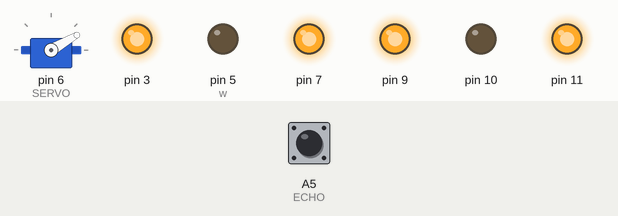
Recording of a sketch running on a simulated Arduino Uno, built with avr-gcc and run on an emulated ATmega328P. Parts: servo, output pins drawn as LEDs (lit = HIGH). The inputs (shaded band) are chosen by the test bench; at power-on: A5 (ECHO) LOW. Pins used as bus, display or sensor lines are not drawn; what the sketch prints to the serial monitor is not drawn.

Above: at 1.2 s.
1.3 s: A5 (ECHO) pulsed HIGH 2 times (0.12 s each, 0.3 s apart)
At 2.5 s:
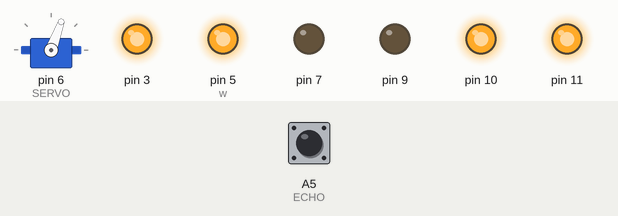
At 3.9 s:
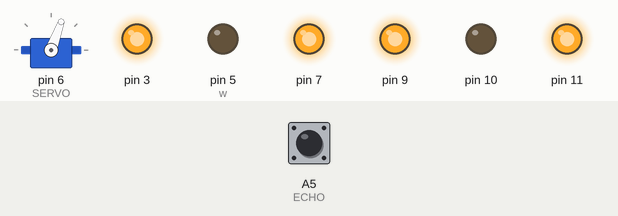
4.2 s: A5 (ECHO) pulsed HIGH 5 times (0.12 s each, 0.3 s apart)
At 6.8 s:
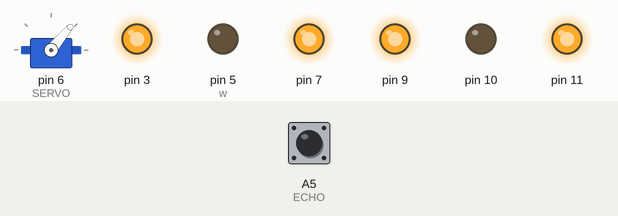
Timing chart, 0 to 8.3 s (numbered marks = the images above; inputs shaded):
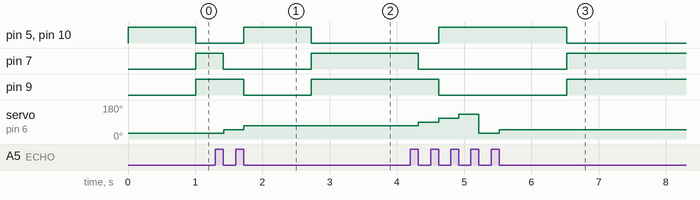

Measured:
- after the input at 1.3 s, pin 5 (w), pin 10: LOW → HIGH after 0.42 s, → LOW 1.0 s later; pin 7: HIGH → LOW after 0.12 s, → HIGH 1.3 s later; pin 9: HIGH → LOW after 0.42 s, → HIGH 1.0 s later; servo on pin 6 (SERVO): 30° → 50° after 0.12 s, → 70° 0.30 s later
- after the input at 4.2 s, pin 5 (w), pin 10: LOW → HIGH after 0.42 s, → LOW 1.9 s later; pin 7: HIGH → LOW after 0.12 s, → HIGH 2.2 s later; pin 9: HIGH → LOW after 0.42 s, → HIGH 1.9 s later; servo on pin 6 (SERVO): 70° → 90° after 0.12 s, → 110° 0.30 s later, → 130° 0.30 s later, → 30° 0.30 s later, … (5 changes in this stretch)

The sketch:

lab4_sonar.ino
```cpp
#include <Servo.h>
#include "Wheels.h"
// piny dla sonaru (HC-SR04)
#define TRIG A4
#define ECHO A5

// pin kontroli serwo (musi być PWM)
#define SERVO 6

Servo serwo;
Wheels w;

int volatile dir = 0; // 1 goright -1 goleft
unsigned int volatile distance = 100;

void setup() {

  w.attach(5,7,11,10,9,3);
  w.setSpeed(255);
  w.forward();
  pinMode(TRIG, OUTPUT);    // TRIG startuje sonar
  pinMode(ECHO, INPUT);     // ECHO odbiera powracający impuls

  Serial.begin(9600);

  serwo.attach(SERVO);

/* rozejrzyj się w zakresie od 0 stopni (patrz na jedną burtę)
 *  do 180 stopni (patrz na prawą burtę). Wydrukuj na konsoli
 *  kierunek patrzenia i najbliżej widziany obiekt (pojedynczy pomiar)
 *
  for(byte angle = 0; angle < 180; angle+= 20) {
    lookAndTellDistance(angle);
    delay(500);
  }

/* patrz przed siebie /
  serwo.write(90);
*/
}

void loop() {
  for(byte angle = 30; angle < 140; angle+= 20) {
    lookAndTellDistance(angle);
    if(distance < 50){
      check(angle);
      if(distance < 30){
        w.back();
        while(distance < 55){
        lookAndTellDistance(angle);
        }
        if(dir == -1){
          dir = 1;
        }else{
          dir = -1;
        }
      }
      if(dir == -1){
        w.stopRight();
      }else{
        w.stopLeft();
      }
      while(distance < 100){
        lookAndTellDistance(angle);
      }
    }else{
      w.forward();
    }
  }

/* patrz przed siebie */
  //serwo.write(90);

  /* nic nie rób */ }

void lookAndTellDistance(byte angle) {

  unsigned long tot;      // czas powrotu (time-of-travel)


  Serial.print("Patrzę w kącie ");
  Serial.print(angle);
  serwo.write(angle);

/* uruchamia sonar (puls 10 ms na `TRIGGER')
 * oczekuje na powrotny sygnał i aktualizuje
 */
  digitalWrite(TRIG, HIGH);
  delay(5);
  digitalWrite(TRIG, LOW);
  tot = pulseIn(ECHO, HIGH);

/* prędkość dźwięku = 340m/s => 1 cm w 29 mikrosekund
 * droga tam i z powrotem, zatem:
 */
  distance = tot/58;

  Serial.print(": widzę coś w odległości ");
  Serial.println(distance);
}

void check(byte angle){
  if(angle >= 90){
    dir = -1;
  }else{
    dir = 1;
  }
}
```

Wheels.cpp
```cpp
#include <Arduino.h>

#include "Wheels.h"

//
//#define SET_MOVEMENT(side,f,b) ( digitalWrite( side[0], f ) ); digitalWrite( side[1], b ) )

#define SET_MOVEMENT(side,f,b) digitalWrite( side[0], f);\
                               digitalWrite( side[1], b)
//#define HIGH 1
//#define LOW 0

//#define SET_MOVEMENT(s,f,b) delay(10);
volatile int cnt0, cnt1, d;

Wheels::Wheels()
{
  cnt0 = 0;
  cnt1 = 0;
  d = 0;
}

void Wheels::attachRight(int pF, int pB, int pS)
{
    pinMode(pF, OUTPUT);
    pinMode(pB, OUTPUT);
    pinMode(pS, OUTPUT);
    this->pinsRight[0] = pF;
    this->pinsRight[1] = pB;
    this->pinsRight[2] = pS;
}


void Wheels::attachLeft(int pF, int pB, int pS)
{
    pinMode(pF, OUTPUT);
    pinMode(pB, OUTPUT);
    pinMode(pS, OUTPUT);
    this->pinsLeft[0] = pF;
    this->pinsLeft[1] = pB;
    this->pinsLeft[2] = pS;
}

void Wheels::setSpeedRight(uint8_t s)
{
    analogWrite(this->pinsRight[2], s);
}

void Wheels::setSpeedLeft(uint8_t s)
{
    analogWrite(this->pinsLeft[2], s);
}

void Wheels::setSpeed(uint8_t s)
{
    setSpeedLeft(s);
    setSpeedRight(s);
}

void Wheels::attach(int pRF, int pRB, int pRS, int pLF, int pLB, int pLS)
{
    this->attachRight(pRF, pRB, pRS);
    this->attachLeft(pLF, pLB, pLS);
}

void Wheels::forwardLeft()
{
    SET_MOVEMENT(pinsLeft, HIGH, LOW);
}

void Wheels::forwardRight()
{
    SET_MOVEMENT(pinsRight, HIGH, LOW);
}

void Wheels::backLeft()
{
    SET_MOVEMENT(pinsLeft, LOW, HIGH);
}

void Wheels::backRight()
{
    SET_MOVEMENT(pinsRight, LOW, HIGH);
}

void Wheels::forward()
{
    this->forwardLeft();
    this->forwardRight();
}

void Wheels::back()
{
    this->backLeft();
    this->backRight();
}

void Wheels::stopLeft()
{
    SET_MOVEMENT(pinsLeft, LOW, LOW);
}

void Wheels::stopRight()
{
    SET_MOVEMENT(pinsRight, LOW, LOW);
}

void Wheels::stop()
{
    this->stopLeft();
    this->stopRight();
}


void Wheels::goForward(int cm){
  this->forward();
  cnt0 = 0;
  cnt1 = 0;
  double distance = cm / 0.70;
  d = (int) distance;
}


void Wheels::goForwardb(int ob){
  this->forward();
  cnt0 = 0;
  cnt1 = 0;
  d = ob * 40;
}
/*
void Wheels::turn(int dir){
  if(dir)

}

/*
void Wheels::goLeft(){
  this->forwardRight();
  delay()
  cnt1 = 0;
  d = ob * 40;
}
*/
```

Wheels.h
```cpp
#include <Arduino.h>


#ifndef Wheels_h
#define Wheels_h

#define INTINPUT0 A0
#define INTINPUT1 A1

extern volatile int cnt0, cnt1, d;

//void increment();

class Wheels {
    public:
        Wheels();
        void attachRight(int pinForward, int pinBack, int pinSpeed);
        void attachLeft(int pinForward, int pinBack, int pinSpeed);
        void attach(int pinRightForward, int pinRightBack, int pinRightSpeed,
                    int pinLeftForward, int pinLeftBack, int pinLeftSpeed);
        void forward();
        void forwardLeft();
        void forwardRight();
        void back();
        void backLeft();
        void backRight();
        void stop();
        void stopLeft();
        void stopRight();
        void setSpeed(uint8_t);
        void setSpeedRight(uint8_t);
        void setSpeedLeft(uint8_t);

        void goForward(int);
        void goForwardb(int);
      //  void turn(int);

    private:
        int pinsRight[3];
        int pinsLeft[3];
};


#endif
```
